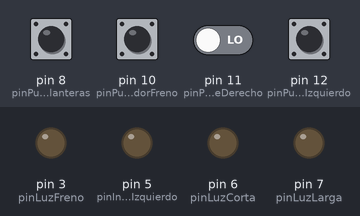
A sketch run on a simulated Arduino Uno, built with avr-gcc and run on an emulated ATmega328P. Shown: output pins drawn as LEDs (lit = HIGH). Dashed ring = blinking. The test bench sets the inputs (shaded band); at power-on: pin 8 (pinPulsadorLucesDelanteras), pin 10 (pinPulsadorFreno), pin 11 (pinPulsadorIntermitenteDerecho), pin 12 (pinPulsadorIntermitenteIzquierdo) LOW. Random numbers use the default seed unless the sketch sets one; pins used as bus, display or sensor lines are not drawn.

Above: at 1.2 s.
1.3 s: pin 10 (pinPulsadorFreno) pulled HIGH for 0.15 s
At 3.9 s:
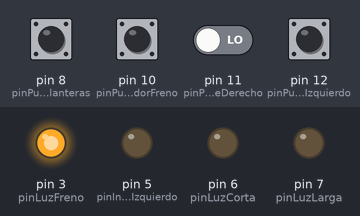
4.3 s: pin 12 (pinPulsadorIntermitenteIzquierdo) pulled HIGH for 0.15 s
At 4.55 s:
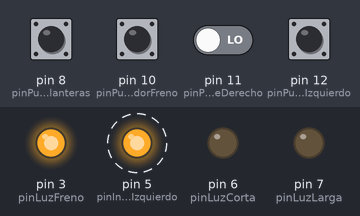
7.3 s: pin 8 (pinPulsadorLucesDelanteras) pulled HIGH for 0.15 s
At 7.75 s:
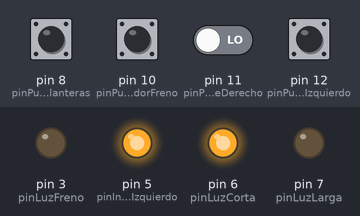
10.3 s: pin 8 (pinPulsadorLucesDelanteras) pulled HIGH for 1 s
At 11.75 s:
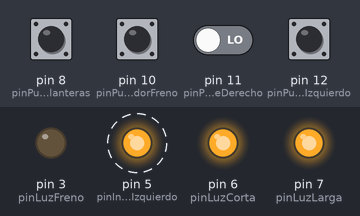
13.3 s: pin 10 (pinPulsadorFreno) pulled HIGH for 1 s
16.3 s: pin 8 (pinPulsadorLucesDelanteras) pulled HIGH for 0.15 s
At 18.0 s:
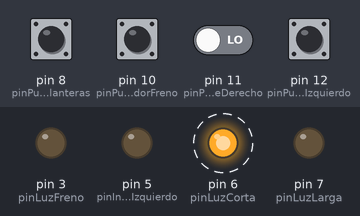
Timing chart, 0 to 20.4 s (numbered marks = the images above; inputs shaded):
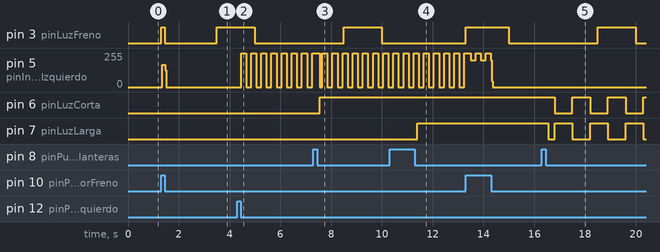

Measured:
- after the input at 1.3 s, pin 5 (pinIntermitenteIzquierdo): 0/255 → 166/255 at once, → 0/255 0.12 s later
- after the input at 4.3 s, pin 5 (pinIntermitenteIzquierdo): alternates 255/255 for 0.20 s and 0/255 for 0.20 s, starting after 0.15 s
- after the input at 7.3 s, pin 6 (pinLuzCorta): LOW → HIGH after 0.25 s
- after the input at 10.3 s, pin 7 (pinLuzLarga): LOW → HIGH after 1.1 s
- after the input at 16.3 s, pin 6 (pinLuzCorta): alternates HIGH for 0.70 s and LOW for 0.70 s, starting after 0.50 s; pin 7 (pinLuzLarga): HIGH → LOW after 0.25 s, then repeats every 1.4 s: HIGH 0.70 s, LOW 0.70 s

The sketch:

bicicleta_definitivo_11_03_2016_AURELIODEFINITIVA.ino
```cpp
  // Definicin de variables PINES
  int pinLuzFreno = 3;
  int pinIntermitenteDerecho = 4;
  int pinIntermitenteIzquierdo = 5;
  int pinLuzLarga = 7;
  int pinLuzCorta = 6;
  int pinPulsadorFreno = 10;
  int pinPulsadorIntermitenteDerecho = 11;
  int pinPulsadorIntermitenteIzquierdo = 12;
  int pinPulsadorLucesDelanteras = 8;


  // Definicin de variables. OTRAS
  int LuzFreno = LOW;
  int IntermitenteDerecho = LOW;
  int IntermitenteIzquierdo = LOW;
  int duracionParpadeoIntermitenteEnSeg = 10; // Aurelio
  // ************* PINES PARA EL ESTADO BOTN DELANTERO *****************
  int estadoLucesDelanterasANTES = 0; // Aurelio
  int estadoLucesDelanterasACTUAL = 0; // Aurelio
  int LucesDelanteras = 0;// Aurelio
  int contadorLucesDelanteras = 0; // Aurelio
  // ************* PINES PARA EL ESTADO BOTN DELANTERO *****************
  int i = 0;
  int j = 0;
  int k = 0;
  int randNumber1;
  int randNumber2;
  int randNumber3;
  int randNumber4;
  int randNumber5;
  unsigned long time;
  unsigned long time2;
  unsigned long time3;
  unsigned long time4;
  unsigned long time5;
  unsigned long time6;
  unsigned long time7;
  unsigned long time8;
  unsigned long time9;

  boolean emergencia = false;

  // Funcin que devuelve un nmero aleatorio
  int aleatorio (int num) {
    return random(num);
  }

  // SETUP. Definicin de pines de entrada y salida.
  void setup() {
    pinMode (pinLuzFreno, OUTPUT); //luz freno
    pinMode (pinIntermitenteDerecho, OUTPUT); //intermitente_derecho
    pinMode (pinIntermitenteIzquierdo, OUTPUT); //intermitente_izquierdo
    pinMode (pinLuzLarga, OUTPUT); //largas
    pinMode (pinLuzCorta, OUTPUT); //cortas
    pinMode (pinPulsadorFreno, INPUT); //pulsador_freno
    pinMode (pinPulsadorIntermitenteDerecho, INPUT); //pulsador_intermitente_derecho
    pinMode (pinPulsadorIntermitenteIzquierdo, INPUT); //pulsador_intermitente_izquierdo
    pinMode (pinPulsadorLucesDelanteras, INPUT); //pulsador_luces_delanteras
    Serial.begin(9600);
  }

  // Loop
  void loop () {

   randomSeed(millis()); // Activa la semilla de nmeros aleatorios
   time = millis(); //tiempo desde que se pone en marcha.

   // ******************************** INTERMITENTE DERECHO **********************+
   //Pulsador Intermitente Derecho
    if (digitalRead(pinPulsadorIntermitenteDerecho) == true ) {            //Lectura del estado del pulsador del intermitente derecho
      time2 = time + duracionParpadeoIntermitenteEnSeg * 1000;
      time3 = time;                                                       //Si el pulsador esta pulsado, a time 2 se le suman 5000, y time 3 se hace 0, para apagar el otro intermitente
      if (emergencia == true) { //La bandera, el estado de emergencia, se apaga al pulsar este pulsador
          emergencia = false;
          time2 = time; // desactivo el parpadeo
          delay(500);
      }
   }

   //Activacion intermitente Derecho
   if (time<time2) {
      digitalWrite(pinIntermitenteDerecho, ((time2 - time)/200)%2);       //Si time2 es mayor que time, el intermitente derecho parpadea durante esos 5 segundos
   }
    else {
      digitalWrite(pinIntermitenteDerecho, LOW);                          //Si time2 = time, se apaga el intermitente
      time2=time;
    }
   // ************************************************************************+

   // ******************************** INTERMITENTE IZQUIERDO **********************+
   //Pulsador intermitente Izquierdo
   if (digitalRead(pinPulsadorIntermitenteIzquierdo) == true ) {        //Lectura del estado del pulsador del intermitente derecho
      time3 = time + duracionParpadeoIntermitenteEnSeg * 1000;
      time2 = time;                                                      //Si el pulsador esta pulsado, a time 2 se le suman 5000, y time 3 se hace 0, para apagar el otro intermitente
      if (emergencia == true) { //La bandera, el estado de emergencia, se apaga al pulsar este pulsador
          emergencia = false;
          time3 = time; // desactivo el parpadeo
          delay(500);
      }
   }

    //Activacion intermitente izquierdo
    if (time<time3) {
      digitalWrite(pinIntermitenteIzquierdo, ((time3 - time)/200)%2);    //Si time3 es mayor que time, el intermitente derecho parpadea durante esos 5 segundos
    } else {
      digitalWrite(pinIntermitenteIzquierdo, LOW);                       //Si time3 = time, se apaga el intermitente
      time3=time;
    }
   // ************************************************************************+

  // **************************** Activo o no las luces de emergencia *************+
  if ((digitalRead(pinPulsadorIntermitenteDerecho)==true) && (digitalRead(pinPulsadorIntermitenteIzquierdo)==true)) {
    delay(200);
    if ((digitalRead(pinPulsadorIntermitenteDerecho)==true) && (digitalRead(pinPulsadorIntermitenteIzquierdo)==true)){
      delay(500); // Aurelio. Cambio 1000 por 500
      digitalWrite (IntermitenteIzquierdo, HIGH);
      digitalWrite (IntermitenteDerecho, HIGH);
      delay (500);
    emergencia = emergencia xor 1;                                                         //Cuando se pulsan los dos interruptores de los intermitentes, y se mantienen pulsados durante 0,2 segundos, se encienden ambos intermitentes y la bandera se hace verdadera, lo que activa el estado de emergencia.
    }
  }
  // ************************************************************************


  // ************************** LUCES EMERGENCIA ACTIVADAS ********************
  if (emergencia == true) {                                                               //Cuando emergencia es verdaderp, todas las luces parpadean aleatoriamente
     time4 = time + 10 * 1000;
    digitalWrite (pinIntermitenteDerecho, (time4/aleatorio(aleatorio(1000)))%2);
    digitalWrite (pinIntermitenteIzquierdo, (time4/aleatorio(aleatorio(1000)))%2);
    digitalWrite (pinLuzLarga, (time4/aleatorio(aleatorio(1000)))%2);
    digitalWrite (pinLuzCorta,(time4/aleatorio(aleatorio(1000)))%2);
    digitalWrite (pinLuzFreno, (time4/aleatorio(aleatorio(1000)))%2);
    delay(50);
  }
  // ***************************************************************************


  // ***************************************************************************
  //Activacion freno
  // ***************************************************************************
  if (digitalRead ((pinPulsadorFreno)) == true) {        //Cuando se pulse el pulsador del freno, la luz de freno se encendera.
    digitalWrite (pinLuzFreno, HIGH);
    digitalWrite (pinIntermitenteDerecho, HIGH);         // Ademas activo los intermitentes
    digitalWrite (pinIntermitenteIzquierdo, HIGH);
    // desactivar emergencia, al pulsar el freno
    emergencia = false;
  } else {                                               //Mientras que no esta pulsado el pulsador del freno, parpadea con un intervalo de 8 sgundos apagado y 2 encendido, constantemente

   // time8 = (time % 10000) / 8000;
   time8 = (time % 5000) / 3500; // Aurelio. Mas rapido.
   digitalWrite (pinLuzFreno, time8);
  }
  // ***************************************************************************

  //Activacion pulsador Luces delanteras
  /* if(digitalRead(pinPulsadorLucesDelanteras)==true){                   //Segun las veces que se pulse esta pulsador, se le suma uno a LucesDelanteras, desde 0 hasta 3.
        delay(125);
        if(digitalRead(pinPulsadorLucesDelanteras)==true){
            // delay(75); // Lo quito, Aurelio
              if(digitalRead(pinPulsadorLucesDelanteras)==true){
               LucesDelanteras = LucesDelanteras+1;
               emergencia = false;
                  }
             }
        } */

  // ***************************************************************************
  //AURELIO: Activacion pulsador Luces delanteras. Nueva activacion luces delanteras
  // ***************************************************************************
  estadoLucesDelanterasACTUAL = digitalRead(pinPulsadorLucesDelanteras);
  if (estadoLucesDelanterasANTES != estadoLucesDelanterasACTUAL)  // ha habido un cambio de estado
  {
    contadorLucesDelanteras++;                          // cuenta los cambios de estado
    int validarPar = contadorLucesDelanteras % 2;       // solo queremos los cambios pares
    if (validarPar != 1)                 // si el cambio es par
    {
      if (emergencia==true) { // Si estaba en estado de emergencia
          emergencia = false; // desactivo luces de emergencia
          LucesDelanteras=0; // desactivo luces
      } else {
          LucesDelanteras = LucesDelanteras+1; // Suma uno a LucesDelanteras.
          contadorLucesDelanteras = 0;
      }
      delay(100);
    }
    estadoLucesDelanterasANTES = estadoLucesDelanterasACTUAL;
  }
  // ***************************************************************************
  //activacion luces delanteras
      switch (LucesDelanteras){                                            //Si empiezan apagadas ambas luces, la primera vez que se pulsa pasa a case 1
        case 0:
            digitalWrite (pinLuzCorta, LOW);
            digitalWrite (pinLuzLarga, LOW);

           break;

        case 1:
          digitalWrite (pinLuzCorta, HIGH);                               //Cuando esta en case 1, se enciende nada mas la luz corta
          digitalWrite (pinLuzLarga, LOW);

          break;
        case 2:
          digitalWrite (pinLuzCorta, HIGH);                              //Si se pulsa una segunda vez, pasa a case 2, y se encienden ambas luces
          digitalWrite (pinLuzLarga, HIGH);

        break;

        // Aurelio. Parpadeo de Luces
        case 3:
          digitalWrite (pinLuzCorta, ((time/700)%2)%2);                  //Si se pulsa una tercera vez parpadean
          digitalWrite (pinLuzLarga, (1+(time/700)%2)%2);

        break;

        // Aurelio. Parpadeo de Luces Ms rpido
        case 4:
          digitalWrite (pinLuzCorta, ((time/200)%2)%2);                  //Si se pulsa una tercera vez parpadean
          digitalWrite (pinLuzLarga, (1+(time/200)%2)%2);

        break;

        default: LucesDelanteras=0;                                        //Al pulsarlo otra vez, LucesDelanteras se hace 0 y se apagan ambas luces de nuevo
        break;
      }
    // ***************************************************************************


}     // Fin del program
```
